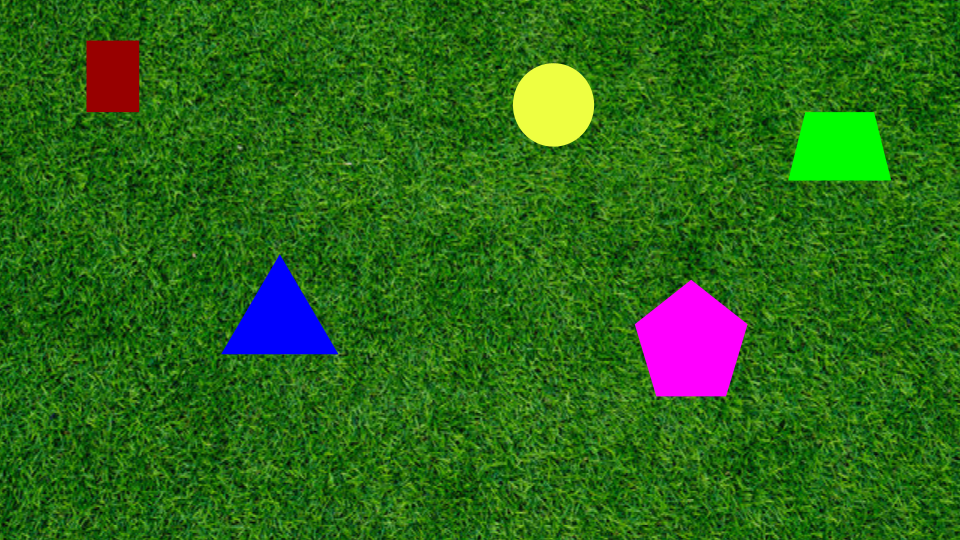
#> input picture part1/input_p1.png, 960 x 540 px, found by its file name
$ python part1.py
#> lines starting #> are read from the running program, lines starting #| are printed output that depends on the picture; after the words box and inside, x2 and y2 are one past the last pixel; in counts of white or black regions, pixels touching at a corner belong together
import cv2
import numpy as np

#Load image
img = cv2.imread('./part1/input_p1.png')
#> img is the input picture: shape (540, 960, 3); mean B, G, R 24.5, 104.6, 44


#Filter pixels based on brightness (using value channel in HSV)
value = cv2.cvtColor(img, cv2.COLOR_BGR2HSV)[:,:,2]
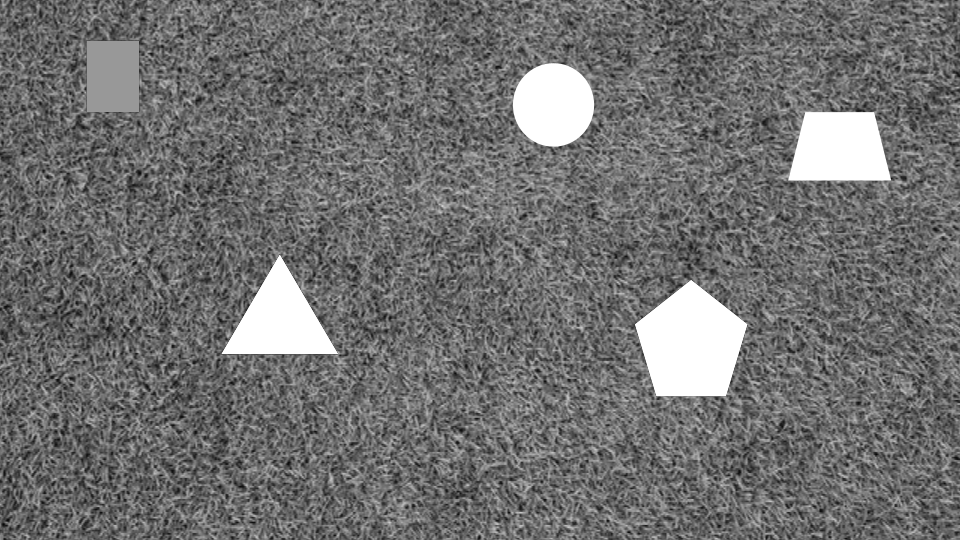
#> value: shape (540, 960); min 7, max 255, mean 113
binary = cv2.threshold(value, 127, 255, cv2.THRESH_BINARY)[1]
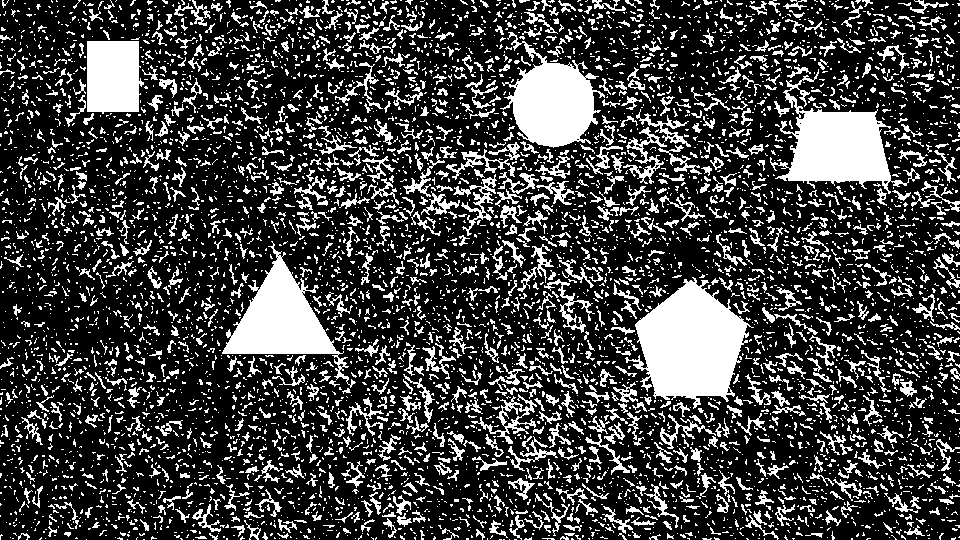
#> binary: shape (540, 960); 25.1% white; 6309 white regions (5064 under 20 px), largest, box (x1, y1, x2, y2) and area: (625, 277, 754, 409) 9603, (770, 69, 920, 194) 6996, (222, 241, 356, 388) 6335

#Morph open, then close to remove noise and fill holes
kernel = np.ones((9,9), np.uint8)
binary = cv2.morphologyEx(binary, cv2.MORPH_OPEN, kernel)
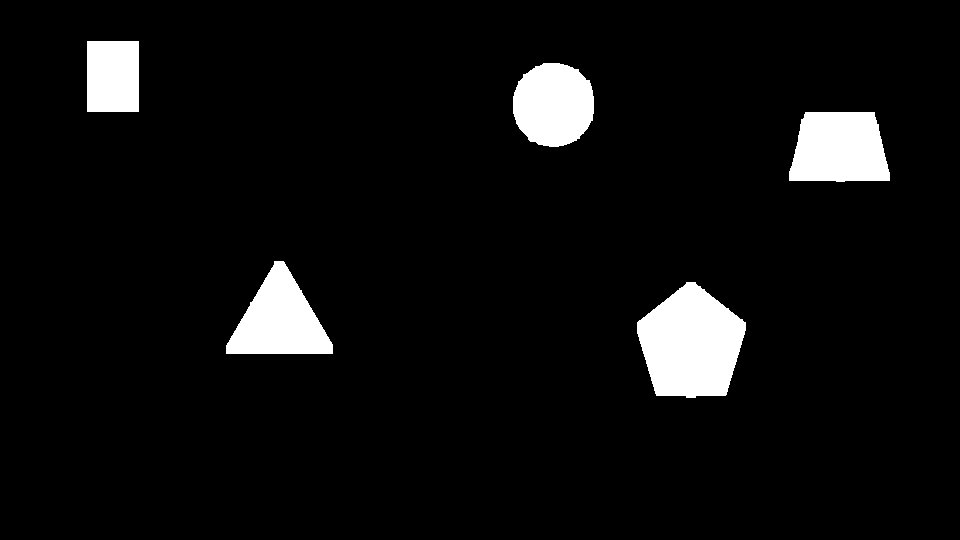
#> binary: shape (540, 960); 5.8% white; 5 white regions
binary = cv2.morphologyEx(binary, cv2.MORPH_CLOSE, kernel)

#Find contours of the binary image
contours= cv2.findContours(binary, cv2.RETR_EXTERNAL, cv2.CHAIN_APPROX_SIMPLE)[0]
#> contours = 5 contours; box (x1, y1, x2, y2) and area: (637, 282, 746, 398) 8922, (789, 112, 890, 182) 5860, (226, 261, 333, 354) 5630, (513, 63, 594, 147) 5327, (87, 41, 139, 112) 3570

#Draw contours and mark centers
white=(255, 255, 255)
black=(0, 0, 0)
for contour in contours:
    #Trace the outlines
    cv2.drawContours(img, [contour], 0, black, 2)

    #Mark the center
    M = cv2.moments(contour)
    if M['m00'] != 0:
        cX = int(M['m10'] / M['m00'])
        cY = int(M['m01'] / M['m00'])
        cv2.circle(img, (cX, cY), 5, black, -1)
        #Draw coords
        cv2.putText(img, f"coords: [{cX}, {cY}]", (cX, cY+30), cv2.FONT_HERSHEY_SIMPLEX, 0.5, white, 1)
#> this loop made 5 passes
#> (contour, cX, cY) on pass 5: ([[87, 41], [87, 111], [138, 111], [138, 41]], 112, 76)
#> (cX, cY) on passes 1 to 4: (690, 343), (279, 320), (839, 148), (553, 104)
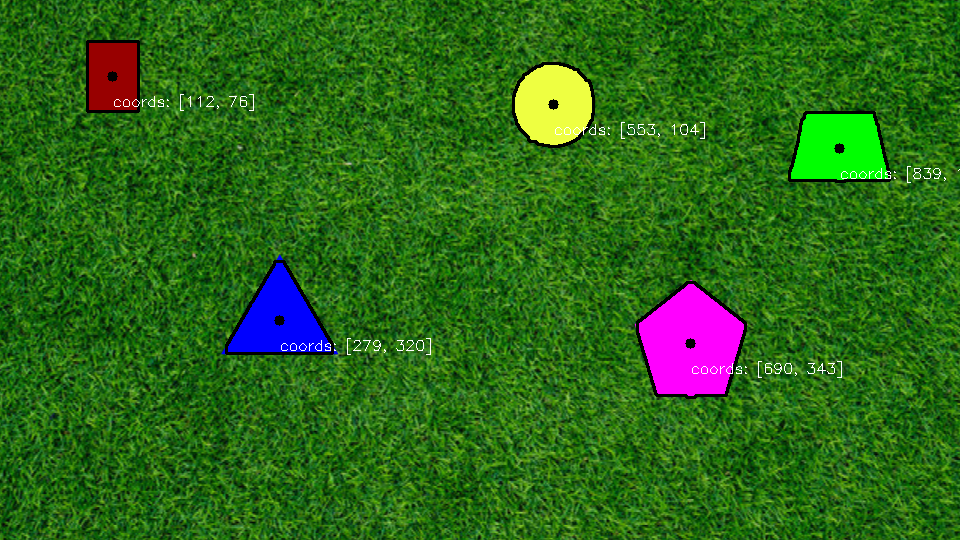
#> img: shape (540, 960, 3); 1.3% of pixels changed, all inside (x1, y1, x2, y2) = (86, 40, 960, 399)


#save/display
cv2.imwrite('part1/output_p1.png', img)
cv2.imshow('output p1', img)
cv2.waitKey(0)
cv2.destroyAllWindows()
